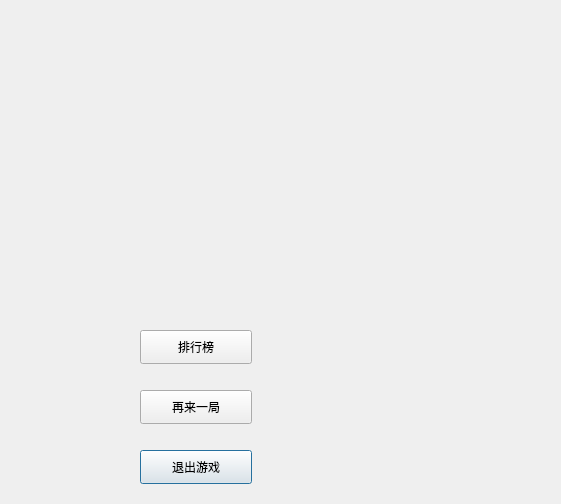
<?xml version="1.0" encoding="UTF-8"?>
<ui version="4.0">
 <class>GameOver</class>
 <widget class="QDialog" name="GameOver">
  <property name="geometry">
   <rect>
    <x>0</x>
    <y>0</y>
    <width>561</width>
    <height>504</height>
   </rect>
  </property>
  <property name="windowTitle">
   <string>Dialog</string>
  </property>
  <widget class="QPushButton" name="Quit">
   <property name="geometry">
    <rect>
     <x>140</x>
     <y>450</y>
     <width>112</width>
     <height>34</height>
    </rect>
   </property>
   <property name="text">
    <string>退出游戏</string>
   </property>
  </widget>
  <widget class="QPushButton" name="pushButton">
   <property name="geometry">
    <rect>
     <x>140</x>
     <y>390</y>
     <width>112</width>
     <height>34</height>
    </rect>
   </property>
   <property name="text">
    <string>再来一局</string>
   </property>
  </widget>
  <widget class="QPushButton" name="pushButton_2">
   <property name="geometry">
    <rect>
     <x>140</x>
     <y>330</y>
     <width>112</width>
     <height>34</height>
    </rect>
   </property>
   <property name="text">
    <string>排行榜</string>
   </property>
  </widget>
 </widget>
 <resources/>
 <connections/>
</ui>
